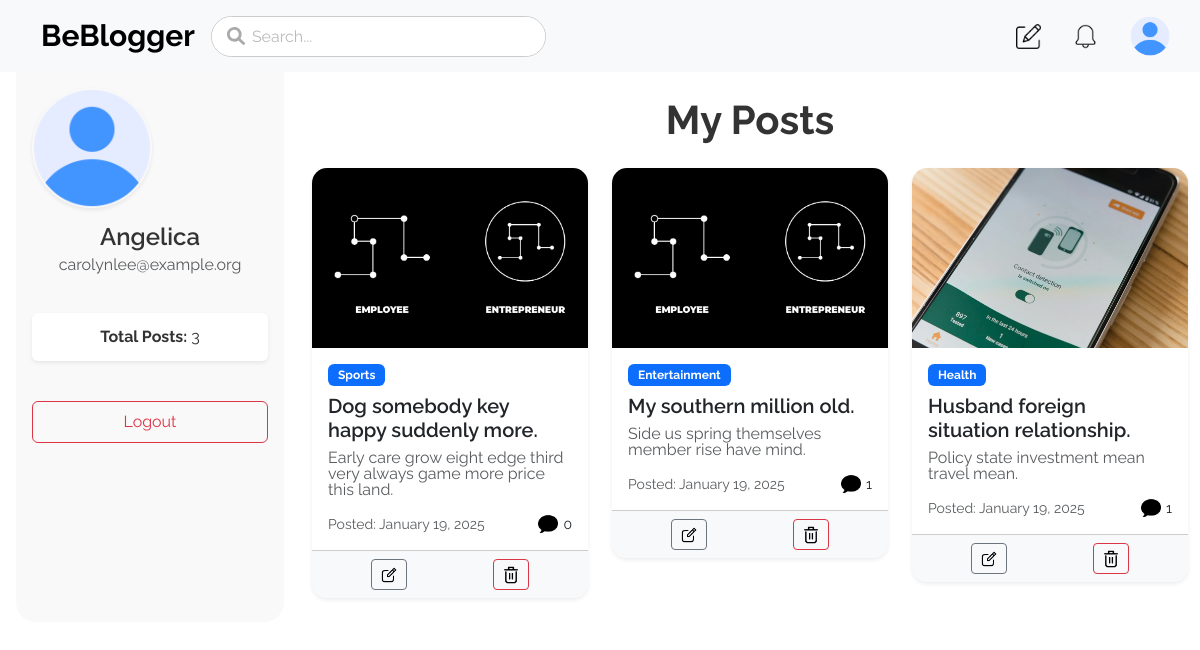
The page /blog/profile/ (signed in) on the database its author committed.
### Blog_App/models.py (models this page shows, shortened)
class Post(models.Model):
    author = models.ForeignKey(User, on_delete=models.CASCADE)
    title = models.CharField(max_length=200)
    title_description = models.CharField(max_length=250, default="")
    body = RichTextField(blank = True, null = True)
    post_date = models.DateField(auto_now_add=True)
    category = models.CharField(max_length=200, default="ALL")
    post_image = models.ImageField(null=True, blank=True, upload_to="images/", default='images/default_image.jpg')

### Blog_App/views.py (the view)
# urls.py: path("profile/", views.profile, name="profile"),
def profile(request):
    user = request.user
    search_query = request.GET.get('search', '')
    posts = Post.objects.filter(author = user, title__icontains=search_query) if search_query else Post.objects.filter(author=user)
    return render(request, "profile.html", {'posts' : posts})

### Blog_App/Templates/profile.html
{% extends "base1.html" %}
{% block main %}
<div class="container-fluid">
  <div class="row">
    <div class="col-md-3 px-3 alert-warning position-absolute d-none d-md-block" id="sticky-sidebar">
      <div class="nav flex-column p-3 text-center" id="sidebar"
        style="background-color: #f9f9f9; border-bottom-right-radius: 20px; border-bottom-left-radius: 20px;  height: 550px;">
        <img
          src="{% if request.user.userprofile.profile_image %}{{ MEDIA_URL }}{{ request.user.userprofile.profile_image }}{% else %}/static/images/user.png{% endif %}"
          alt="User Profile" class="rounded-circle shadow-sm" style="width: 120px; height: 120px; margin-bottom: 15px;">
        <h4 style="font-weight: 600; margin-bottom: 5px;">{{ request.user.first_name }}</h4>
        <p class="text-muted">{{ request.user.username }}</p>
        <div class="mt-4">
          <div class="p-3 mb-3 rounded shadow-sm" style="background-color: #fff;">
            <strong>Total Posts:</strong> {{ posts.count }}
          </div>
        </div>
        <a href="{% url 'Logout' %}" class="btn btn-outline-danger mt-4 px-4 py-2">Logout</a>
      </div>
    </div>
    <div class="col-md-9 offset-md-3 col-12" id="main">
      <div class="text-center my-4">
        <h1 style="font-weight: 700; color: #333;">My Posts</h1>
      </div>
      <div class="row g-4">
        {% for post in posts %}
        <div class="col-md-6 col-lg-4">
          <div
            class="card shadow-sm"
            style="border: none; border-radius: 15px; overflow: hidden;"
          >
            <a href="{% url 'post-detail' post.pk %}" style="text-decoration: none; color: inherit;">
              <img
                src="{% if post.post_image %}{{ post.post_image.url }}{% else %}/static/images/default_image.webp{% endif %}"
                class="card-img-top"
                alt="Post Image"
                style="height: 180px; object-fit: cover;"
              >
              <div class="card-body">
                <span
                  class="badge bg-primary mb-2"
                  style="font-size: 12px; padding: 5px 10px;"
                >
                  {{ post.category }}
                </span>
                <h5 class="card-title" style="font-weight: 600;">{{ post.title }}</h5>
                <p class="card-text text-muted">
                  {{ post.title_description|truncatewords:15 }}
                </p>
                <div class="d-flex justify-content-between align-items-center mt-3">
                  <small class="text-muted">Posted: {{ post.post_date|date:"F d, Y" }}</small>
                  <div class="d-flex align-items-center">
                    <img src="/static/images/comment.png" alt="Comments" style="width: 20px; height: 20px;">
                    <span style="margin-left: 5px; font-size: 14px;">{{ post.comments.count }}</span>
                  </div>
                </div>
              </div>
            </a>
            <div class="card-footer d-flex justify-content-around bg-light">
              <a href="{% url 'update_post' post.pk %}" class="btn btn-outline-secondary btn-sm">
                <img src="/static/images/edit.png" alt="Edit" style="width: 18px;">
              </a>
              <a href="{% url 'delete_post' post.pk %}" class="btn btn-outline-danger btn-sm">
                <img src="/static/images/delete.png" alt="Delete" style="width: 18px;">
              </a>
            </div>
          </div>
        </div>
        {% endfor %}
      </div>
    </div>
  </div>
</div>
{% endblock main %}

### Static/css/blog_style/style.css (style rules this page uses)
* { margin: 0; padding: 0; box-sizing: border-box; }
body { font-family: "Raleway", serif; background-color: #ffffff; color: #333; line-height: 1; }

### rows shown on the page
Post: post_image (picture), category "Sports", title "Dog somebody key happy suddenly more.", title_description "Early care grow eight edge third very always game more price this land.", post_date "January 19, 2025", comments.count "0"
Post: category "Entertainment", title "My southern million old.", title_description "Side us spring themselves member rise have mind.", post_date "January 19, 2025", comments.count "1"
Post: post_image (picture), category "Health", title "Husband foreign situation relationship.", title_description "Policy state investment mean travel mean.", post_date "January 19, 2025", comments.count "1"

### other values the page prints
{{ request.user.first_name }} "Angelica"
{{ request.user.username }} "carolynlee@example.org"
{{ posts.count }} "3"
